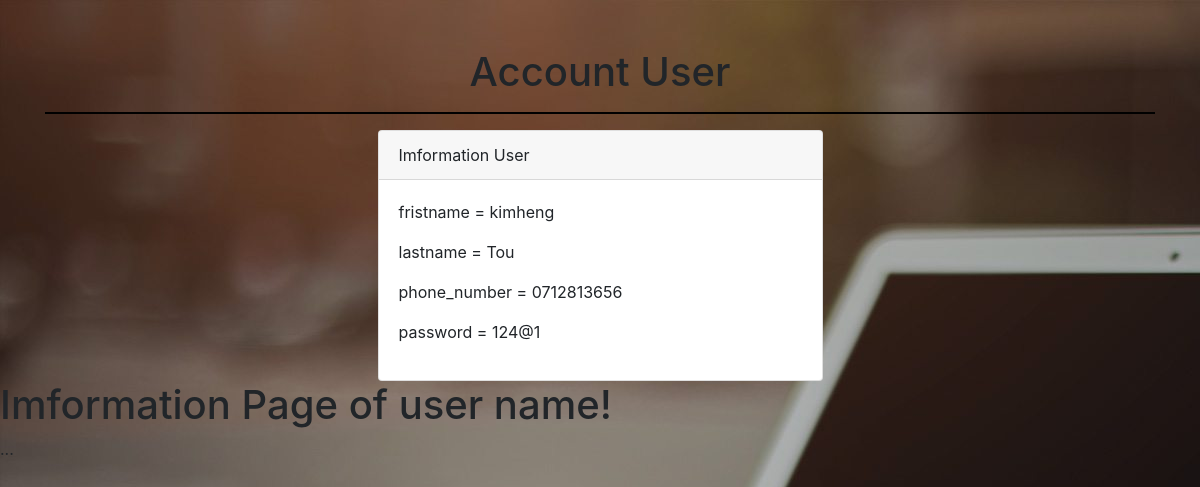
Page /read.php?id=14 on the committed database.
### tables this page shows
CREATE TABLE `oop_crud` (
  `id` int(11) NOT NULL,
  `fristname` varchar(100) NOT NULL,
  `lastname` varchar(100) NOT NULL,
  `phone_number` varchar(100) NOT NULL,
  `password` varchar(100) NOT NULL
);

### model.php (called while the page is built, shortened)
<?php
	Class Model{
		private $server = "localhost";
		private $username = "root";
		private $password;
		private $db = "heng";
		private $conn;
		public function __construct(){
			try {
				$this->conn = new mysqli($this->server,$this->username,$this->password,$this->db);
			} catch (Exception $e) {
				echo "connection failed" . $e->getMessage();
			}
		}
		public function fetch_single($id){
			$data = null;
			$query = "SELECT * FROM oop_crud WHERE id = '$id'";
			if ($sql = $this->conn->query($query)) {
				while ($row = $sql->fetch_assoc()) {
					$data = $row;
				}
			}
			return $data;
		}
	}
 ?>

### read.php (the view, shortened to what this page needs)
<!doctype html>
<html lang="en">
  <head>
    <link rel="stylesheet" href="https://stackpath.bootstrapcdn.com/bootstrap/4.3.1/css/bootstrap.min.css">
  </head>
  <body>
    <div class="container">
      <div class="row">
        <div class="col-md-12 mt-5">
          <h1 class="text-center">Account User</h1>
          <hr style="height: 1px;color: black;background-color: black;">
        </div>
      </div>
      <div class="row">
        <div class="col-md-5 mx-auto">
          <?php
              include 'model.php';
              $model = new Model();
              $id = $_REQUEST['id'];
              $row = $model->fetch_single($id);
              if(!empty($row)){
          ?>
          <div class="card">
            <div class="card-header">
              Imformation User
            </div>
            <div class="card-body">
              <p>fristname = <?php echo $row['fristname']; ?></p>
              <p>lastname = <?php echo $row['lastname']; ?></p>
              <p>phone_number = <?php echo $row['phone_number']; ?></p>
              <p>password = <?php echo $row['password']; ?></p>
            </div>
          </div>
          <?php
            }else{
            echo "no data";
          }
          ?>
        </div>
      </div>
    </div>
  </body>
</html>

### rows in the picture
oop_crud: fristname "kimheng", lastname "Tou", phone_number "0712813656", password "124@1"
